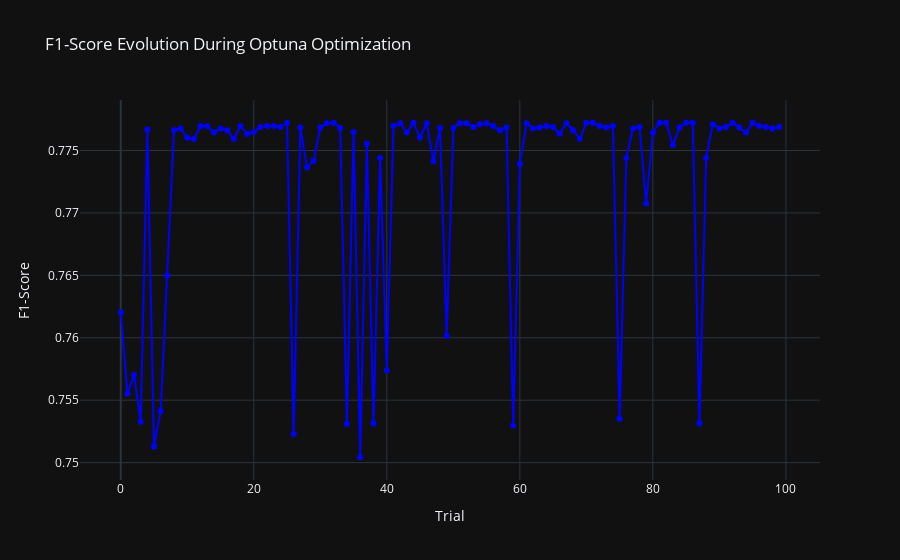

Here is the notebook cell this chart was saved with:
### Code cell
# Extract F1-scores from each trial in the study
f1_scores = [study_knn_balanced.trials[i].value for i in range(len(study_knn_balanced.trials))]  # Get the F1-score for each trial

# Create a plotly figure
fig = go.Figure()

# Add a line plot to the figure with the F1-scores
fig.add_trace(go.Scatter(
    x=list(range(len(study_knn_balanced.trials))),  # X-axis: Trial number
    y=f1_scores,  # Y-axis: F1-score values
    mode='markers+lines',  # Display both markers and lines
    name='F1-score',  # Label for the line
    line=dict(color='blue'),  # Line color
    marker=dict(color='blue', size=6)  # Marker style
))

# Update layout for the plot
fig.update_layout(
    title="F1-Score Evolution During Optuna Optimization",  # Title of the plot
    xaxis_title="Trial",  # Label for X-axis
    yaxis_title="F1-Score",  # Label for Y-axis
    template="plotly_dark",  # Use dark template for better visibility
    showlegend=False  # Hide legend
)

# Show the plot
fig.show()

### Figure 1 — Plotly figure (JSON) as saved in the notebook; plotly's stock layout.template omitted (floating-point values rounded to 4 significant figures)
{"data": [{"line": {"color": "blue"}, "marker": {"color": "blue", "size": 6}, "mode": "markers+lines", "name": "F1-score", "type": "scatter", "x": [0, 1, 2, 3, 4, 5, 6, 7, 8, 9, 10, 11, 12, 13, 14, 15, 16, 17, 18, 19, 20, 21, 22, 23, 24, 25, 26, 27, 28, 29, 30, 31, 32, 33, 34, 35, 36, 37, 38, 39, 40, 41, 42, 43, 44, 45, 46, 47, 48, 49, 50, 51, 52, 53, 54, 55, 56, 57, 58, 59, 60, 61, 62, 63, 64, 65, 66, 67, 68, 69, 70, 71, 72, 73, 74, 75, 76, 77, 78, 79, 80, 81, 82, 83, 84, 85, 86, 87, 88, 89, 90, 91, 92, 93, 94, 95, 96, 97, 98, 99], "y": [0.7621, 0.7555, 0.757, 0.7533, 0.7767, 0.7513, 0.7541, 0.765, 0.7766, 0.7768, 0.776, 0.7759, 0.777, 0.777, 0.7764, 0.7768, 0.7766, 0.7759, 0.777, 0.7763, 0.7765, 0.7769, 0.777, 0.777, 0.7769, 0.7772, 0.7523, 0.7769, 0.7736, 0.7742, 0.7769, 0.7772, 0.7772, 0.7768, 0.7531, 0.7765, 0.7504, 0.7755, 0.7531, 0.7744, 0.7574, 0.777, 0.7772, 0.7764, 0.7772, 0.776, 0.7772, 0.7741, 0.7768, 0.7601, 0.7768, 0.7772, 0.7772, 0.7769, 0.7771, 0.7772, 0.777, 0.7766, 0.7769, 0.753, 0.7739, 0.7772, 0.7768, 0.7769, 0.777, 0.7769, 0.7763, 0.7772, 0.7766, 0.7759, 0.7772, 0.7772, 0.777, 0.7769, 0.777, 0.7535, 0.7744, 0.7768, 0.7769, 0.7708, 0.7764, 0.7772, 0.7772, 0.7754, 0.7769, 0.7772, 0.7772, 0.7531, 0.7744, 0.7771, 0.7768, 0.7769, 0.7772, 0.7769, 0.7764, 0.7772, 0.777, 0.7769, 0.7768, 0.7769]}], "layout": {"showlegend": false, "title": {"text": "F1-Score Evolution During Optuna Optimization"}, "xaxis": {"title": {"text": "Trial"}}, "yaxis": {"title": {"text": "F1-Score"}}}}
